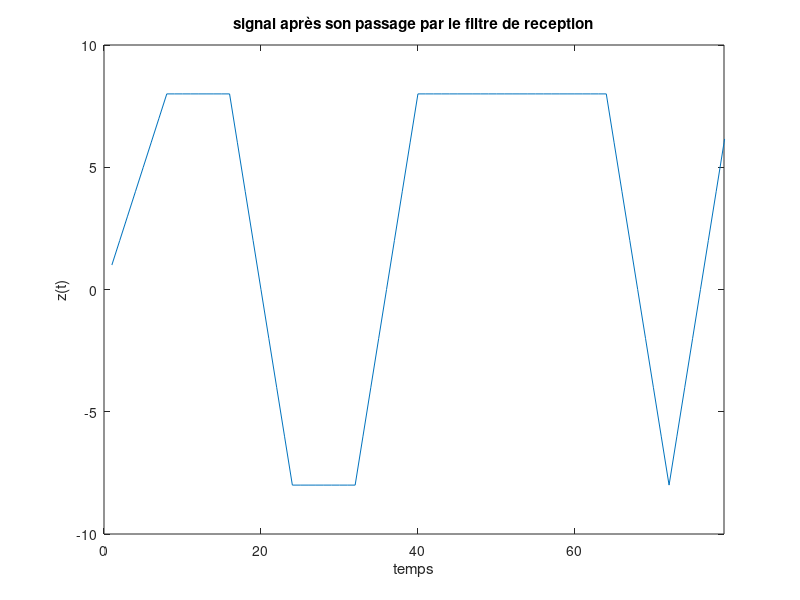
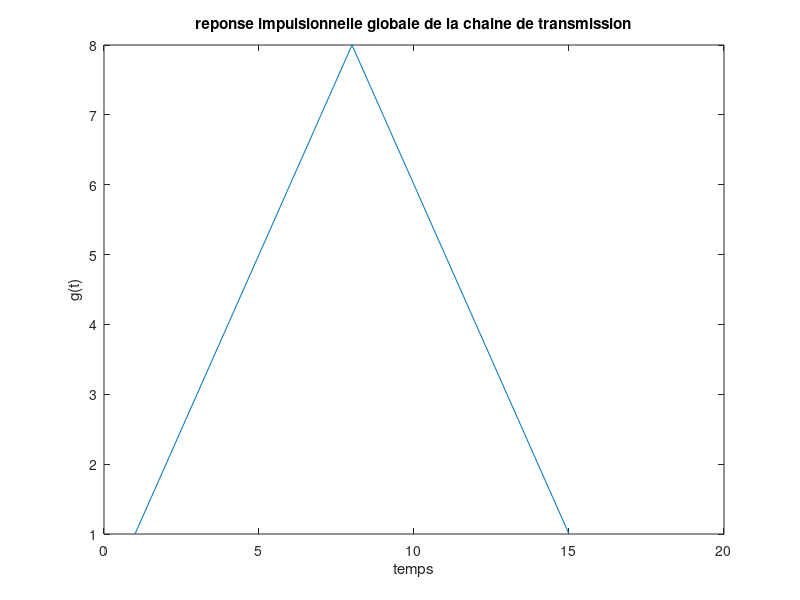
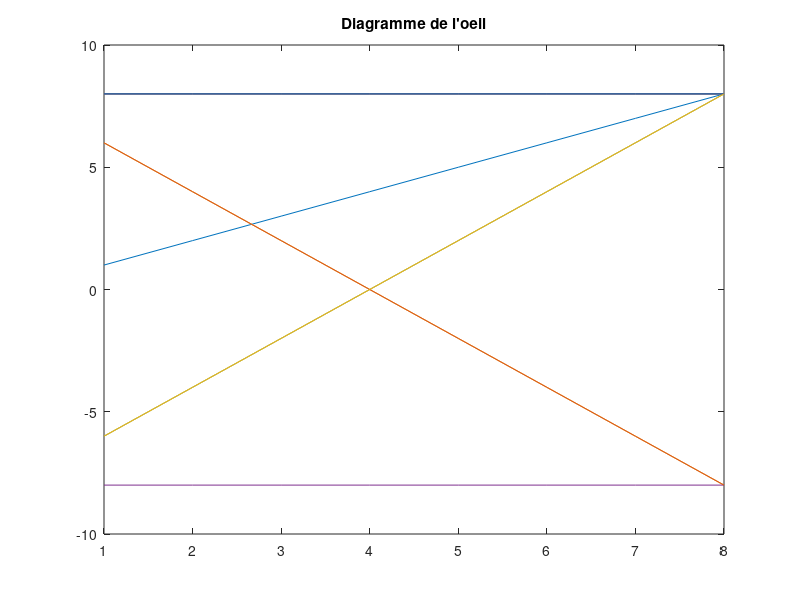
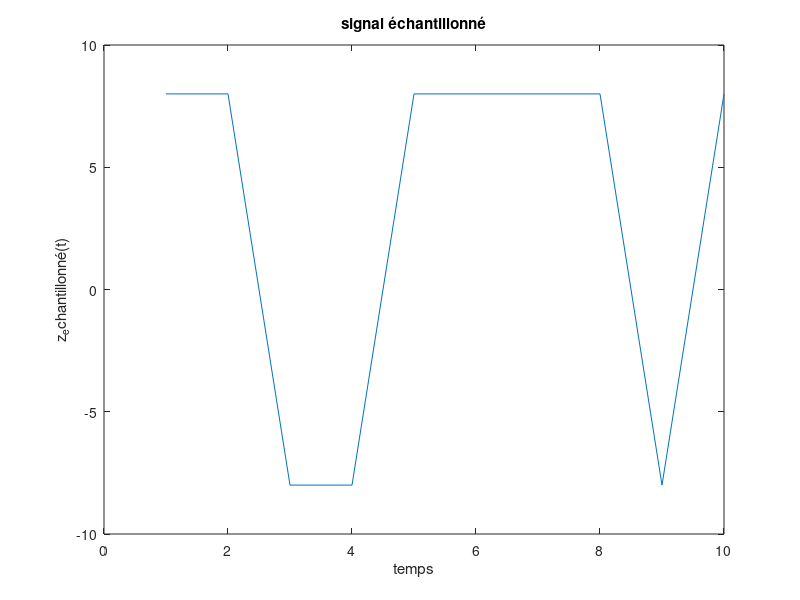

Source code (MATLAB) for these figures, in order:
%% Sequence 2 :

   %% Etude dans canal de propagation :
   Fe=24000;  %Frequence d'echantillonage
   Rb=3000; %Debit binaire
   nb_bits=10;
   Ts1=1/Rb;
   Ns1=Ts1*Fe;
   %Mapping&surechantillonnage :
      bits=randi([0 1],1,nb_bits);  
      symboles=2*bits-1;
      suite_dirac=kron(symboles,[1 zeros(1,Ns1-1)]); 
      h1=ones(1,Ns1); %reponse impultionnelle
      signal1=filter(h1,1,suite_dirac);
     %Demodulateur
        %Filtrage de réception :
        hr=ones(1,Ns1);
        z=filter(hr,1,signal1);
        figure(4);plot(z);
        title('signal après son passage par le filtre de reception');
        ylabel('z(t)');
        xlabel("temps");
        axis([0 length(z)-1 -10 10]);
        %La réponse impulsionnelle globale de la chaine de transmission :
        g=conv(h1,hr);
        figure(5);plot(g);
        title('reponse impulsionnelle globale de la chaine de transmission');
        ylabel('g(t)');
        xlabel("temps");
        n0=Ns1; %L'instant optimal permettant d'échantillonner sans interference entre symboles car g(t) respecte le critère de Nyquist
        %g(t) non nul en n0 et g(n0+kNs1)=0 pour tout k!=0;

        %Diagramme de l'oeil :
        figure(6);plot(reshape(z,Ns1,length(z)/Ns1));
        title("Diagramme de l'oeil");  %on retrouve le resultat car à l'échantillon Ns1 l'information binaire ne prend que 2 valeurs contrairement aux autres instants

        %Echantillonnage :
        z_echantillonne=z(Ns1:Ns1:end);
        figure(7); plot(z_echantillonne);
        title('signal échantillonné');
        ylabel('z_echantillonné(t)');
        xlabel("temps");

        %Décision :
        Information_decidee=sign(z_echantillonne);  %Pour les échantillons negatifs on leur attribue -1 et les échantillons positifs 1 
        TEB=length(find(Information_decidee~=symboles))/nb_bits; %Taux d'erreur binaire 
        %Demapping :
        Info_binaire=(Information_decidee+1)/2;
        
        %Question8: n=3
                    n=3; %sur le diagramme de l'oeil on voit qu'à n=3 on a 5 valeurs possibles pour une information binaire 
                    %Echantillonnage :
                    z_echantillonne_n=z(n:Ns1:end);
                    figure(9); plot(z_echantillonne_n);
                    title('signal échantillonné');
                    ylabel('z_echantillonné_n(t)');
                    xlabel("temps");
                    
                    %Décision :
                    Information_decidee_n=sign(z_echantillonne_n);  
                    TEB_n=length(find(Information_decidee_n~=symboles))/nb_bits; %Taux d'erreur binaire 
                    %Explication : pour n=3,le diagramme de l'oeil nous
                    %montre qu'à chaque valeur de la chaine transmise
                    %correpond 5 valeurs équiprobables ,ainsi au niveau de
                    %la décision les valeurs qui sont proches de 0 peuvent
                    %etre mal décidées.

      %% Etude avec canal de propagation sans bruit  :  
         %Pour BW_1=8000 :
                BW1=8000;
                %Réponse impulsionnelle du filtre passe-bas:
                freqc_tilde1=BW1/Fe;   
                M=1003;
                K=[-(M-1)/2:(M-1)/2];
                filtre_passe_bas1=2*freqc_tilde1*sinc(2*freqc_tilde1*K); 
                figure(10);plot(Fe*K,filtre_passe_bas1);
                xlabel("Frequence en Hz");
                ylabel("filtre_passe_bas");
                title('Reponse impulsionnelle du filtre passe bas');
                F=linspace(-Fe/2,Fe/2,length(signal1));
                TFD_pb1=abs(fftshift(fft(filtre_passe_bas1,length(F))));
                figure(11); plot(F,TFD_pb1);
                xlabel("Frequence en Hz");
                ylabel("TFD_pb1");
                title('Reponse en fréquence du filtre passe bas');
                %Reponse impulsionnelle globale de la chaine de transmission:
                g_global1=conv(g,filtre_passe_bas1,"same");
                figure(12);plot(g_global1);
                xlabel("échantillons");
                ylabel("g_global1");
                title('reponse impulsionnelle globale');
                g_global_freq1=fftshift(fft(g_global1,length(F)));
                figure(13);plot(F,g_global_freq1);
                xlabel("Frequence en Hz");
                ylabel("g_global");
                title('reponse en fréquence globale');
                %Diagramme de l'oeil :
                z_canal1=conv(signal1,filtre_passe_bas1,"same"); 
                z_final1=filter(hr,1,z_canal1);
                figure(14);plot(reshape(z_final1,Ns1,length(z_final1)/Ns1));
                title("Diagramme de l'oeil"); 
                %representation de |H(f)Hr(f)| et |Hc(f)|:
                figure(15);plot(F,1/max(TFD_pb1)*TFD_pb1);
                hold on;
                plot(F,1/max(g_global_freq1)*g_global_freq1);
                title('representation de |H(f)Hr(f)| et |Hc(f)|');
                xlabel("Frequence(Hz)");
                legend('|Hc(f)|','|H(f)Hr(f)|');
                hold off;
                %Calcul de TEB :
                z_final_echantillonne1=z_final1(Ns1:Ns1:end);
                Info_decidee_final1=sign(z_final_echantillonne1);
                TEB_final_8000=length(find(Info_decidee_final1~=symboles))/nb_bits;

 %Pour BW_2=1000 :
                BW=1000;
                %Réponse impulsionnelle du filtre passe-bas:
                freqc_tilde=BW/Fe;   
                M=1003;
                K=[-(M-1)/2:(M-1)/2];
                filtre_passe_bas=2*freqc_tilde*sinc(2*freqc_tilde*K); 
                figure(17);plot(Fe*K,filtre_passe_bas);
                xlabel("Frequence en Hz");
                ylabel("filtre_passe_bas");
                title('Reponse impulsionnelle du filtre passe bas');
                F=linspace(-Fe/2,Fe/2,length(signal1));
                TFD_pb=abs(fftshift(fft(filtre_passe_bas,length(F))));
                figure(18); plot(F,TFD_pb);
                xlabel("Frequence en Hz");
                ylabel("TFD_pb");
                title('Reponse en fréquence du filtre passe bas');
                %Reponse impulsionnelle globale de la chaine de transmission:
                g_global=conv(g,filtre_passe_bas,"same");
                figure(19);plot(g_global);
                xlabel("échantillons");
                ylabel("g_global");
                title('reponse impulsionnelle globale');
                g_global_freq=fftshift(fft(g_global,length(F)));
                figure(20);plot(F,g_global_freq);
                xlabel("Frequence en Hz");
                ylabel("g_global");
                title('reponse en fréquence globale');
                %Diagramme de l'oeil :
                z_canal=conv(signal1,filtre_passe_bas,"same"); 
                z_final=filter(hr,1,z_canal);
                figure(21);plot(reshape(z_final,Ns1,length(z_final)/Ns1));
                title("Diagramme de l'oeil"); 
                %representation de |H(f)Hr(f)| et |Hc(f)|:
                figure(22);plot(F,1/max(TFD_pb)*TFD_pb);
                hold on;
                plot(F,1/max(g_global_freq)*g_global_freq);
                title('representation de |H(f)Hr(f)| et |Hc(f)|');
                xlabel("Frequence(Hz)");
                legend('|Hc(f)|','|H(f)Hr(f)|');
                %tracage du filtre de Reception et filtre de mise en forme:
                figure(23);plot(F,fftshift(fft(h1,length(F))).^2);
                xlabel('Frequence(Hz)');
                ylabel('TF(h1)');
                title('TF du filtre de mise enn forme');
                
                %Calcul de TEB :
                z_final_echantillonne=z_final(Ns1:Ns1:end);
                Info_decidee_final=sign(z_final_echantillonne);
                TEB_final_1000=length(find(Info_decidee_final~=symboles))/nb_bits;
                
                %Commentaire : pour BW=1000 la bande est assez serrée ce
                %qui engendre une perte d'information et donc un TEB plus
                %élévé.(et cela se voit sur le diagramme de l'oeil)
                
